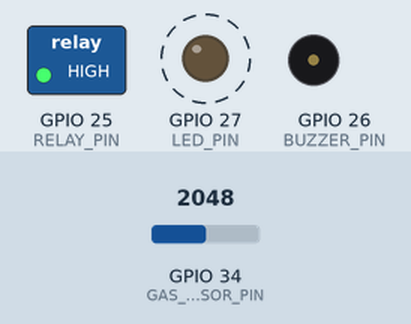
Simulated run of this sketch. Board: ESP32. Shown: switched loads named in the sketch (green lamp = pin HIGH), output pins drawn as LEDs (lit = HIGH), buzzer (waves = sounding). Dashed ring = blinking. Inputs (shaded band) come from the test bench; at power-on: GPIO 34 (GAS_SENSOR_PIN) = 2048. WiFi joins after 1.5 s; servers stay silent unless stated; what the sketch prints to the serial monitor is not drawn.

Above: at 3.0 s.
3.1 s: GPIO 34 (GAS_SENSOR_PIN) set to 875
6.1 s: GPIO 34 (GAS_SENSOR_PIN) set to 770
At 7.7 s:
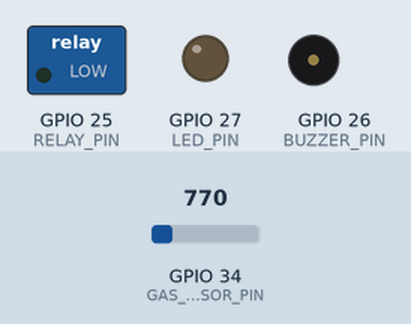
9.1 s: GPIO 34 (GAS_SENSOR_PIN) set to 427
12.1 s: GPIO 34 (GAS_SENSOR_PIN) set to 366
At 14.1 s:
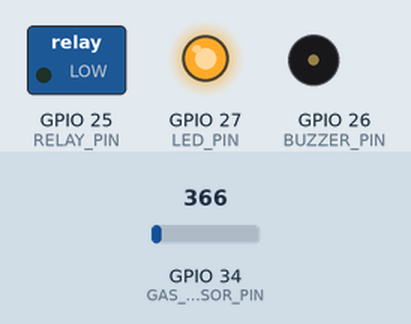
14.4 s: GPIO 34 (GAS_SENSOR_PIN) set to 491
At 14.98 s:
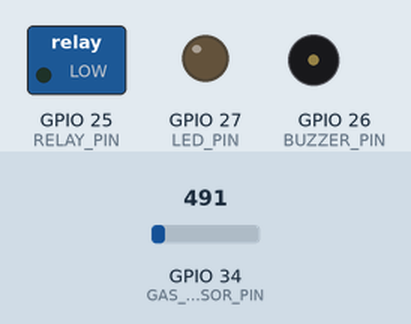
17.4 s: GPIO 34 (GAS_SENSOR_PIN) set to 0
At 19.1 s:
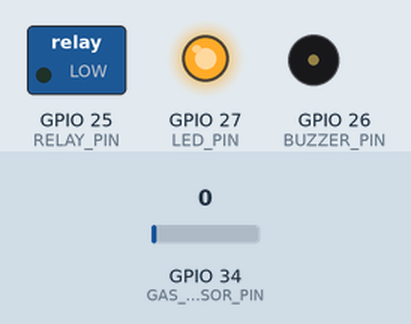
Timing chart, 0 to 20.4 s (numbered marks = the images above; inputs shaded):
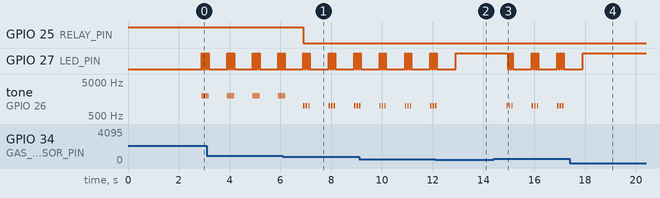

The sketch:

Pendeteksi_kebocoran_gas.ino
```cpp
#define BLYNK_TEMPLATE_ID "TMPL6nC6Gmxk0"
#define BLYNK_TEMPLATE_NAME "Pendeteksi Kebocoran gas"
#define BLYNK_AUTH_TOKEN "bC-v-Nl_ptlmYLzvC7aBYZopDgDhd93m"

#include <WiFi.h>
#include <BlynkSimpleEsp32.h>

char ssid[] = "Wifi";
char pass[] = "Password";

#define GAS_SENSOR_PIN 34
#define RELAY_PIN 25
#define BUZZER_PIN 26
#define LED_PIN 27

float gasValue;
BlynkTimer timer;

// Fungsi untuk menghitung rata-rata dari beberapa pembacaan sensor
float averageSensorReading(int pin, int numReadings) {
  float sum = 0;
  for (int i = 0; i < numReadings; i++) {
    sum += analogRead(pin);
    delay(10); // Jeda singkat antar pembacaan
  }
  return sum / numReadings;
}

void sendGasData() {
  // Baca nilai sensor dan hitung konsentrasi gas
  int sensorValue = averageSensorReading(GAS_SENSOR_PIN, 10); // Ambil rata-rata dari 10 pembacaan
  gasValue = (sensorValue / 4095.0) * 100;

  Serial.print("Gas Concentration: ");
  Serial.print(gasValue);
  Serial.println(" %");

  Blynk.virtualWrite(V0, gasValue); // Kirim nilai gas ke Blynk (Gauge)

  String status; // Variabel String untuk menyimpan status
  if (gasValue < 10) {
    digitalWrite(LED_PIN, HIGH); // LED menyala
    digitalWrite(BUZZER_PIN, LOW);  // Buzzer mati
    digitalWrite(RELAY_PIN, LOW); // Relay ON (Katup gas terbuka)
    status = "Aman";
  } else if (gasValue >= 10 && gasValue < 20) {
    digitalWrite(RELAY_PIN, LOW); // Relay ON (Katup gas terbuka)
    for (int i = 0; i < 3; i++) {
      digitalWrite(LED_PIN, HIGH);
      tone(BUZZER_PIN, 1000);
      delay(50);
      digitalWrite(LED_PIN, LOW);
      noTone(BUZZER_PIN);
      delay(50);
    }
    status = "Peringatan";
  } else { // gasValue >= 20
    digitalWrite(RELAY_PIN, HIGH);
    for (int i = 0; i < 5; i++) {
      digitalWrite(LED_PIN, HIGH);
      tone(BUZZER_PIN, 2000);
      delay(30);
      digitalWrite(LED_PIN, LOW);
      noTone(BUZZER_PIN);
      delay(30);
    }
    status = "Bahaya";
  }

  Blynk.virtualWrite(V1, status);
}

void setup() {
  Serial.begin(115200);
  pinMode(GAS_SENSOR_PIN, INPUT);
  pinMode(RELAY_PIN, OUTPUT);
  pinMode(BUZZER_PIN, OUTPUT);
  pinMode(LED_PIN, OUTPUT);

  digitalWrite(RELAY_PIN, HIGH); // Pastikan relay ON saat mulai
  digitalWrite(BUZZER_PIN, LOW);
  digitalWrite(LED_PIN, LOW);

  WiFi.begin(ssid, pass);
  while (WiFi.status() != WL_CONNECTED) {
    delay(50);
    Serial.print(".");
  }
  Serial.println("WiFi connected");

  Blynk.begin(BLYNK_AUTH_TOKEN, ssid, pass);
  while (!Blynk.connected()) {
    delay(50);
    Serial.print("Blynk connecting...");
  }
  Serial.println("Blynk connected");

  timer.setInterval(1000L, sendGasData);
}

void loop() {
  Blynk.run();
  timer.run();
}
```

Measured:
- the behaviour switches between 819 and 818 on GPIO 34 (GAS_SENSOR_PIN) (found by bisection; images 0 and 1)
- the behaviour switches between 410 and 409 on GPIO 34 (GAS_SENSOR_PIN) (found by bisection; images 1 and 2)
- after the input at 6.1 s, GPIO 25 (RELAY_PIN): HIGH → LOW after 0.81 s
- after the input at 12.1 s, GPIO 27 (LED_PIN): goes on until 12.9 s, then stays HIGH; tone on GPIO 26 (BUZZER_PIN): goes on until 12.2 s, then stays silent
- after the input at 14.4 s, GPIO 27 (LED_PIN): HIGH → LOW after 0.56 s, then repeats every 1.0 s: HIGH 0.05 s, LOW 0.05 s, HIGH 0.05 s, LOW 0.75 s, HIGH 0.05 s, LOW 0.05 s; tone on GPIO 26 (BUZZER_PIN): silent → 1000 Hz after 0.51 s, then repeats every 1.0 s: 2 × (silent 0.05 s, 1000 Hz 0.05 s), silent 0.75 s, 1000 Hz 0.05 s
- after the input at 17.4 s, GPIO 27 (LED_PIN): goes on until 17.9 s, then stays HIGH; tone on GPIO 26 (BUZZER_PIN): stops changing and stays silent
- by itself, GPIO 27 (LED_PIN): repeats every 1.0 s: LOW 0.75 s, 2 × (HIGH 0.05 s, LOW 0.05 s), HIGH 0.05 s
- by itself, tone on GPIO 26 (BUZZER_PIN): repeats every 1.0 s: silent 0.75 s, 2 × (1000 Hz 0.05 s, silent 0.05 s), 1000 Hz 0.05 s
